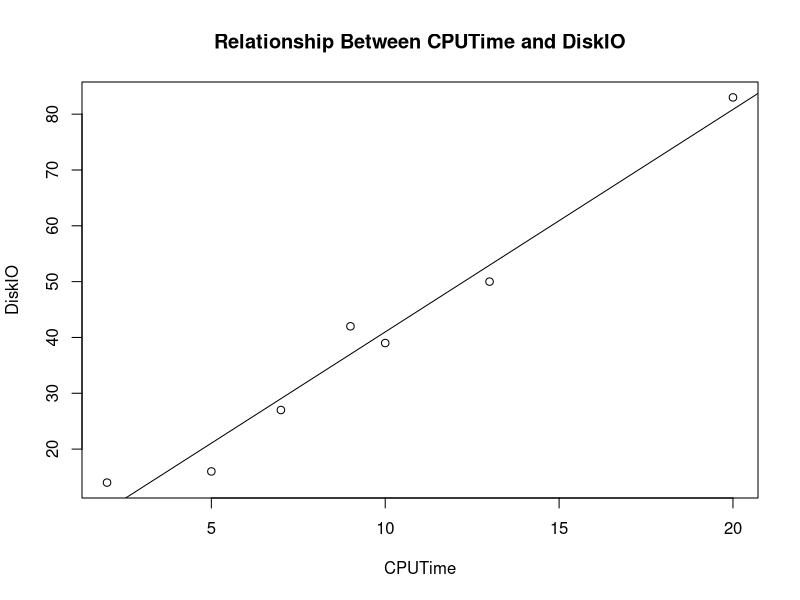
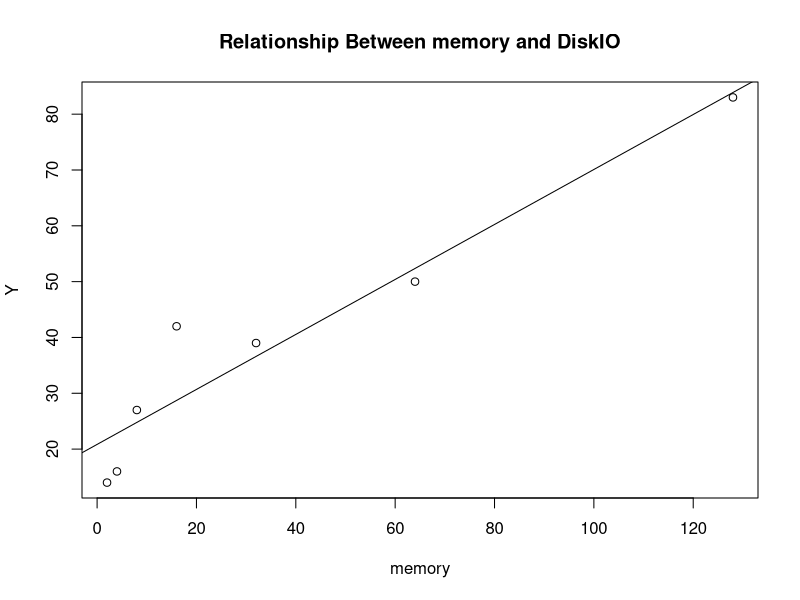

These charts were generated, in order, by the following R code:
CPUTime<-c(2,5,7,9,10,13,20)
memory<-c(2,4,8,16,32,64, 128)
DiskIO<-c(14,16,27,42,39,50, 83)

regression <- lm(DiskIO~CPUTime+memory)
regression

summary(regression)
anova(regression)
plot(DiskIO ~ CPUTime,
     xlab = "CPUTime",
     ylab = "DiskIO",
     main = "Relationship Between CPUTime and DiskIO")

lm(DiskIO ~ CPUTime)
abline(lm(DiskIO ~ CPUTime))	
plot(DiskIO ~ memory,
     xlab = "memory",
     ylab = "Y",
     main = "Relationship Between memory and DiskIO")

lm(DiskIO ~ memory)
abline(lm(DiskIO ~ memory))


